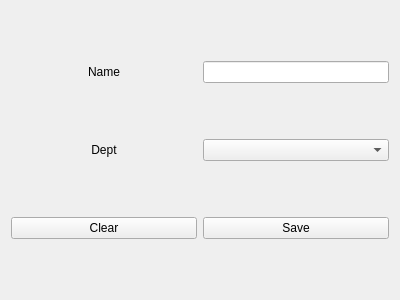
<?xml version="1.0" encoding="UTF-8"?>
<ui version="4.0">
 <class>NewStudent</class>
 <widget class="QWidget" name="NewStudent">
  <property name="geometry">
   <rect>
    <x>0</x>
    <y>0</y>
    <width>400</width>
    <height>300</height>
   </rect>
  </property>
  <property name="windowTitle">
   <string>New Student</string>
  </property>
  <layout class="QVBoxLayout" name="verticalLayout">
   <item>
    <layout class="QHBoxLayout" name="horizontalLayout">
     <item>
      <widget class="QLabel" name="nameLabel">
       <property name="text">
        <string>Name</string>
       </property>
       <property name="alignment">
        <set>Qt::AlignCenter</set>
       </property>
      </widget>
     </item>
     <item>
      <widget class="QLineEdit" name="nameLine">
       <property name="sizePolicy">
        <sizepolicy hsizetype="Ignored" vsizetype="Fixed">
         <horstretch>0</horstretch>
         <verstretch>0</verstretch>
        </sizepolicy>
       </property>
      </widget>
     </item>
    </layout>
   </item>
   <item>
    <layout class="QHBoxLayout" name="horizontalLayout_2">
     <item>
      <widget class="QLabel" name="deptLabel">
       <property name="text">
        <string>Dept</string>
       </property>
       <property name="alignment">
        <set>Qt::AlignCenter</set>
       </property>
      </widget>
     </item>
     <item>
      <widget class="QComboBox" name="deptBox">
       <property name="sizePolicy">
        <sizepolicy hsizetype="Ignored" vsizetype="Fixed">
         <horstretch>0</horstretch>
         <verstretch>0</verstretch>
        </sizepolicy>
       </property>
      </widget>
     </item>
    </layout>
   </item>
   <item>
    <layout class="QHBoxLayout" name="horizontalLayout_3">
     <item>
      <widget class="QPushButton" name="clearButton">
       <property name="text">
        <string>Clear</string>
       </property>
      </widget>
     </item>
     <item>
      <widget class="QPushButton" name="saveButton">
       <property name="text">
        <string>Save</string>
       </property>
      </widget>
     </item>
    </layout>
   </item>
  </layout>
 </widget>
 <resources/>
 <connections>
  <connection>
   <sender>clearButton</sender>
   <signal>clicked()</signal>
   <receiver>nameLine</receiver>
   <slot>clear()</slot>
   <hints>
    <hint type="sourcelabel">
     <x>103</x>
     <y>245</y>
    </hint>
    <hint type="destinationlabel">
     <x>296</x>
     <y>53</y>
    </hint>
   </hints>
  </connection>
 </connections>
</ui>
